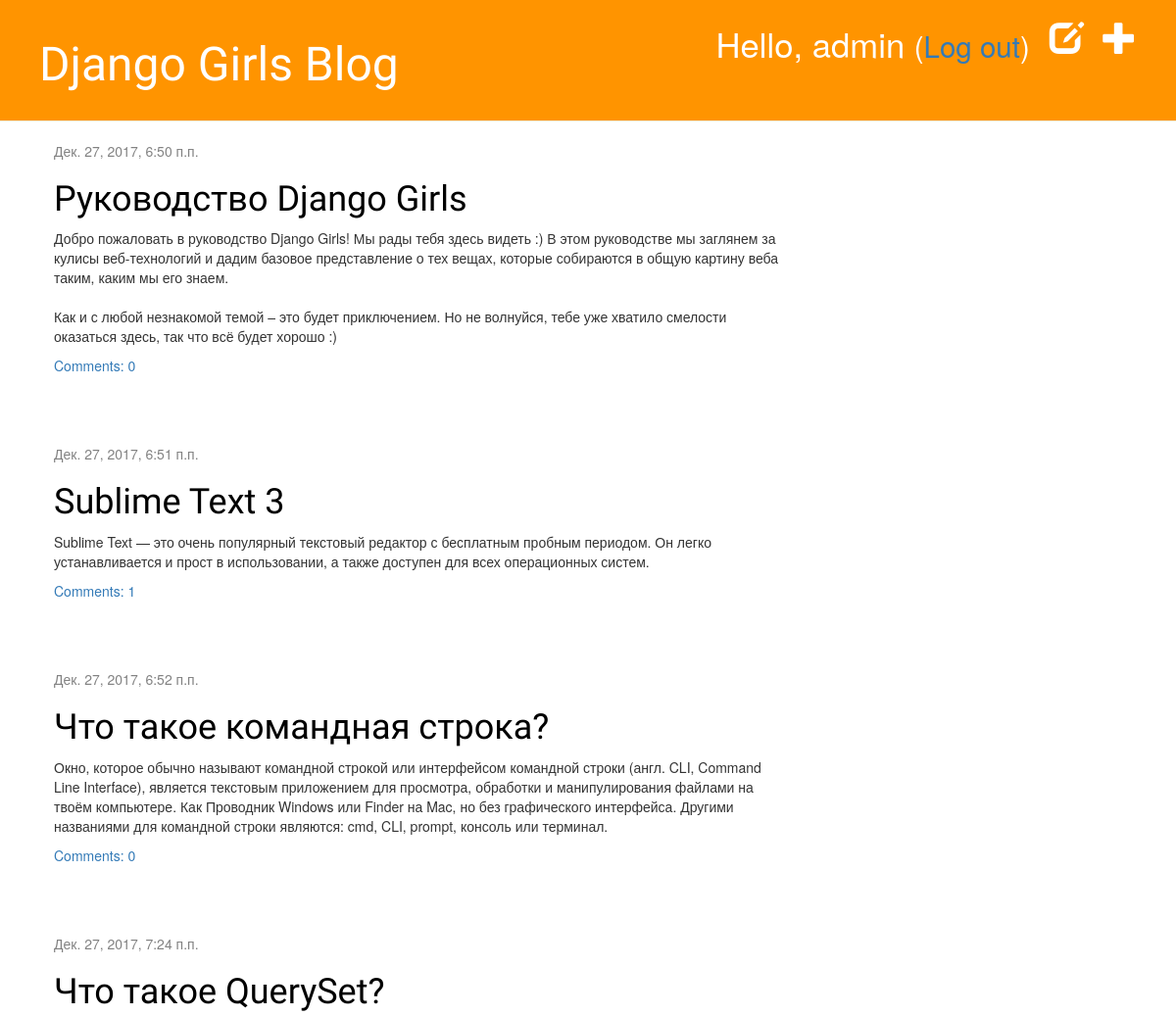
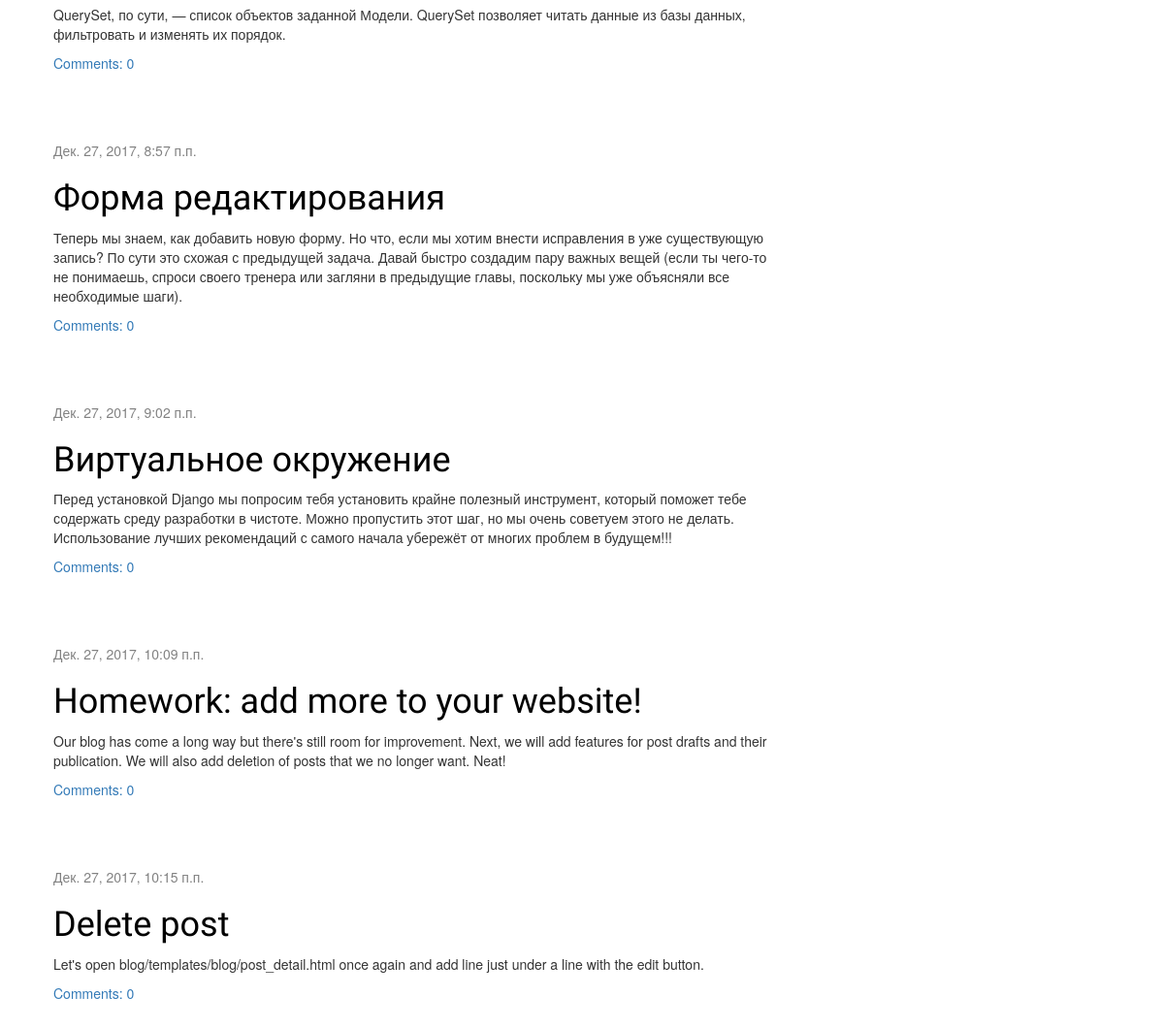
The app's page / (signed in) with its own data (2 pictures, top to bottom).
### blog/models.py (models this page shows, shortened)
class Post(models.Model):
    author = models.ForeignKey('auth.User', on_delete=models.PROTECT)
    title = models.CharField(max_length=200)
    text = models.TextField()
    created_date = models.DateTimeField(default=timezone.now)
    published_date = models.DateTimeField(blank=True, null=True)
    def approved_comments(self):
        return self.comments.filter(approved_comment=True)

### blog/views.py (the view)
# urls.py: url(r'^$', views.post_list, name='post_list'),
def post_list(request):
    posts = Post.objects.filter(published_date__lte=timezone.now()).order_by('published_date')
    return render(request, 'blog/post_list.html', {'posts': posts})

### blog/templates/blog/post_list.html
{% extends 'blog/base.html' %}
{% block content %}
    {% for post in posts %}
        <div class="post">
            <div class="date">
                {{ post.published_date }}
            </div>
            <h1><a href="{% url 'post_detail' pk=post.pk %}">{{ post.title }}</a></h1>
            <p>{{ post.text|linebreaksbr }}</p>
            <a href="{% url 'post_detail' pk=post.pk %}">Comments: {{ post.approved_comments.count }}</a>
        </div>
    {% endfor %}
{% endblock content %}

### blog/templates/blog/base.html (shortened to what this page needs)
{% load staticfiles %}
<html>
    <head>
        <link rel="stylesheet" href="//maxcdn.bootstrapcdn.com/bootstrap/3.2.0/css/bootstrap.min.css">
        <link rel="stylesheet" href="//maxcdn.bootstrapcdn.com/bootstrap/3.2.0/css/bootstrap-theme.min.css">
        <link rel="stylesheet" href="{% static 'css/blog.css' %}">
    </head>
    <body>
        <div class="page-header">
            {% if user.is_authenticated %}
                <a href="{% url 'post_new' %}" class="top-menu"><span class="glyphicon glyphicon-plus"></span></a>
                <a href="{% url 'post_draft_list' %}" class="top-menu"><span class="glyphicon glyphicon-edit"></span></a>
                <p class="top-menu">Hello, {{ user.username }} <small>(<a href="{% url 'logout' %}">Log out</a>)</small></p>
            {% else %}
                <a href="{% url 'login' %}" class="top-menu"><span class="glyphicon glyphicon-lock"></span></a>
            {% endif %}
            <h1><a href="/">Django Girls Blog</a></h1>
        </div>
        <div class="content container">
            <div class="row">
                <div class="col-md-8">
                {% block content %}
                {% endblock %}
                </div>
            </div>
        </div>
    </body>
</html>

### blog/static/css/blog.css (style rules this page uses)
.page-header { background-color: #ff9400; margin-top: 0; padding: 20px 20px 20px 40px; }
.page-header h1, .page-header h1 a, .page-header h1 a:visited, .page-header h1 a:active { color: #ffffff; font-size: 36pt; text-decoration: none; }
.content { margin-left: 40px; }
h1, h2, h3, h4 { font-family: 'Lobster', cursive; }
.date { color: #828282; }
.top-menu, .top-menu:hover, .top-menu:visited { color: #ffffff; float: right; font-size: 26pt; margin-right: 20px; }
.post { margin-bottom: 70px; }
.post h1 a, .post h1 a:visited { color: #000000; }

### records on screen
Post: published_date "Дек. 27, 2017, 6:50 п.п.", title "Руководство Django Girls", text "Добро пожаловать в руководство Django Girls! Мы рады тебя здесь видеть :) В этом руководстве мы заглянем за кулисы веб-технологий и дадим базовое представление о тех вещах, которые собираются в общую картину веба таким, каким мы его знаем. Как и с любой незнакомой темой – это будет приключением. Но не волнуйся, тебе уже хватило смелости оказаться здесь, так что всё будет хорошо :)", approved_comments.count "0"
Post: published_date "Дек. 27, 2017, 6:51 п.п.", title "Sublime Text 3", text "Sublime Text — это очень популярный текстовый редактор с бесплатным пробным периодом. Он легко устанавливается и прост в использовании, а также доступен для всех операционных систем.", approved_comments.count "1"
Post: published_date "Дек. 27, 2017, 6:52 п.п.", title "Что такое командная строка?", text "Окно, которое обычно называют командной строкой или интерфейсом командной строки (англ. CLI, Command Line Interface), является текстовым приложением для просмотра, обработки и манипулирования файлами на твоём компьютере. Как Проводник Windows или Finder на Mac, но без графического интерфейса. Другими названиями для командной строки являются: cmd, CLI, prompt, консоль или терминал.", approved_comments.count "0"
Post: published_date "Дек. 27, 2017, 7:24 п.п.", title "Что такое QuerySet?", text "QuerySet, по сути, — список объектов заданной Модели. QuerySet позволяет читать данные из базы данных, фильтровать и изменять их порядок.", approved_comments.count "0"
Post: published_date "Дек. 27, 2017, 8:57 п.п.", title "Форма редактирования", text "Теперь мы знаем, как добавить новую форму. Но что, если мы хотим внести исправления в уже существующую запись? По сути это схожая с предыдущей задача. Давай быстро создадим пару важных вещей (если ты чего-то не понимаешь, спроси своего тренера или загляни в предыдущие главы, поскольку мы уже объясняли все необходимые шаги).", approved_comments.count "0"
Post: published_date "Дек. 27, 2017, 9:02 п.п.", title "Виртуальное окружение", text "Перед установкой Django мы попросим тебя установить крайне полезный инструмент, который поможет тебе содержать среду разработки в чистоте. Можно пропустить этот шаг, но мы очень советуем этого не делать. Использование лучших рекомендаций с самого начала убережёт от многих проблем в будущем!!!", approved_comments.count "0"
Post: published_date "Дек. 27, 2017, 10:09 п.п.", title "Homework: add more to your website!", text "Our blog has come a long way but there's still room for improvement. Next, we will add features for post drafts and their publication. We will also add deletion of posts that we no longer want. Neat!", approved_comments.count "0"
Post: published_date "Дек. 27, 2017, 10:15 п.п.", title "Delete post", text "Let's open blog/templates/blog/post_detail.html once again and add line just under a line with the edit button.", approved_comments.count "0"

### other values on screen
{{ user.username }} "admin"
